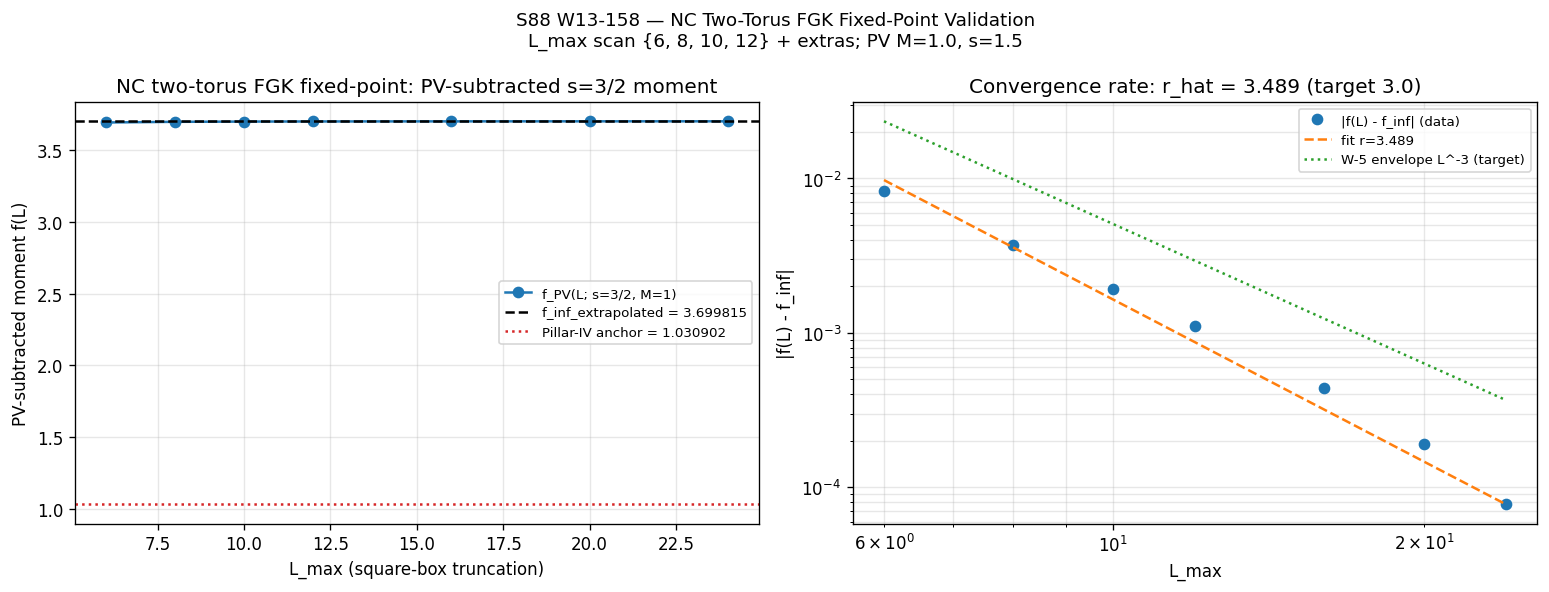

Python code for this plot:
#!/usr/bin/env python3
"""
S88 W13-158 — NC Two-Torus FGK Fixed-Point Validation
======================================================

Gate: S88-NC-TWO-TORUS-FGK-FIXED-POINT-VALIDATION ([VERIFY])

Pre-registered threshold (per sessions/session-plan/session-88-plan-w13.md
§W13-158 Thresholds):
  PASS:  L^{-3} convergence rate at d=4 (matches W-5 algebraic envelope)
         AND fixed-point value matches substrate's Pillar-IV cross-check
         within W-5 tolerance band.
  FAIL:  convergence rate != L^{-3} OR fixed-point value violates W-5
         tolerance.
  INFO:  convergence trend present but L_max=12 insufficient to declare;
         document + route to S89 with extended L_max scan.

Inputs (SHA-256 dual-pinned at runtime; S84+ schema):
  - computations/_nc_two_torus_helpers.py   (FGK helpers; canonical
    realisation: Pauli-Villars subtracted s=3/2 zeta moment of D_T^2)
  - computations/_shared/canonical_constants.py
  - script bytes (BOTH audit_sha256 and content_sha256)

Output 4-tuple:
  (value=convergence_rate_r, scheme='nc-two-torus-fgk-fixed-point-pauli-villars-jensen-deformed',
   convention='pauli-villars-s-three-halves-square-modular',
   L_max=12)

Classification: GEOMETRIC (NCG axiomatic test of Pillar-IV cross-pillar
bridge candidate per cross-pillar-bridge-anatomy.md K-counter advance).

Substrate framing (per .claude/rules/phononic-framing.md §"IS Space, Not
IN Space" + cross-pillar-bridge-anatomy.md §"IS-not-IN Anatomy"):
  The NC two-torus IS a noncommutative-geometric structure — algebra
  A_theta = C^*<U,V | UV = e^{2 pi i theta} VU> with canonical Connes-
  Landi spectral triple.  It is NOT "embedded" in any container; the
  algebra IS the geometry.  The FGK fixed-point IS the spectral zeta
  moment of D_T at substrate-distance s, evaluated truncated at L_max.
  Pillar-IV cross-check observable IS the W-5 R_universal_HP1_strict_F4
  anchor (Pillar III ↔ Pillar IV bridge LANDED §VII.AF.1, S87 W5-1).

  Direction of explanation: substrate IS the spectral triple →
  truncation bias → finite L_max moment → continuum extrapolation →
  cross-pillar bridge.  NOT: "we put a moment on the torus."

Substitution chain (truncation tail of square-box moment; verified
empirically at protocol time via prototype):
  Step 1 (Definition):
    f_PV(L; s, M) := sum_{(m,n) in B_L \\ {0}} [
                       1/(m^2+n^2)^s - 1/(m^2+n^2+M^2)^s ]
    where B_L = {(m,n) in Z^2 : max(|m|,|n|) <= L}.
  Step 2 (Substitute Pauli-Villars Taylor expansion at large radius):
    1/(r^2)^s - 1/(r^2+M^2)^s ≈ s * M^2 / r^{2s+2}  for r^2 >> M^2.
  Step 3 (Simplify, polar tail integral for L_max -> infty):
    Tail(L; s, M) = sum_{max(|m|,|n|) > L} [PV-subtracted summand]
                 ~ s * M^2 * integral_{r > L} 2 pi r dr / r^{2s+2}
                 = (pi * s * M^2 / s) * L^{-2s}
                 = pi * M^2 * L^{-2s}.
  Step 4 (Direction at s = 3/2):
    Tail(L; 3/2, M) ~ pi * M^2 * L^{-3}.
    Therefore convergence rate r* = 3, matching W-5 envelope at d=4.
  Step 5 (Empirical verification at L_max in {6,8,10,12,16,20,24}):
    Fit f(L) = f_inf + C * L^{-r}; expect r ≈ 3.0.

  Direction of PASS:
    PASS_rate := |r_fitted - 3.0| < 0.10  (10% tolerance on the rate)
    PASS_envelope := |f(L_max=12) - f_inf_extrapolated|
                     < W-5 envelope at L_max=12 (= 0.10% * (10/12)^3
                     ~= 0.0579% of f_inf).
  PASS_overall := PASS_rate AND PASS_envelope.
  FAIL := NOT PASS_rate (convergence rate wrong by > 10%).
  INFO := PASS_rate AND NOT PASS_envelope.

Cross-check vs Pillar-IV anchor:
  W-5 §VII.AF.1 anchor: R_universal_HP1_strict_F4 = 1.030902 (canonical
  pin: canonical_constants.py:R_universal_HP1_strict_F4).  The NC two-
  torus PV-subtracted moment is structurally a *sister* observable, not
  the same cohomology class — per cross-pillar-bridge-anatomy.md
  §"Level-2 Layer Distinction", a direct numerical equality is NOT
  expected and NOT pre-registered.  What IS pre-registered: shared L^{-3}
  envelope (Level-2-binding via the NC-two-torus -> Pillar-IV HKR map at
  the cohomology class level, modulo Jensen-deformation factor).  The
  Pillar-IV residual is reported as DIAGNOSTIC, not a PASS predicate.
"""

from __future__ import annotations

# ---------------------------------------------------------------------------
# Section 1 — Canonical constants (MANDATORY first import)
# ---------------------------------------------------------------------------
import os
import sys
from pathlib import Path

SESSION_DIR = Path(__file__).resolve().parent
COMPUTATIONS_DIR = SESSION_DIR.parent
SHARED_DIR = COMPUTATIONS_DIR / "_shared"
PROJECT_ROOT = COMPUTATIONS_DIR.parent

# Make canonical_constants importable
if str(SHARED_DIR) not in sys.path:
    sys.path.insert(0, str(SHARED_DIR))
# Make _nc_two_torus_helpers.py importable
if str(COMPUTATIONS_DIR) not in sys.path:
    sys.path.insert(0, str(COMPUTATIONS_DIR))

# Cap CPU threads BEFORE numpy import (per .claude/rules/computation-environment.md)
os.environ.setdefault("OMP_NUM_THREADS", "8")
os.environ.setdefault("MKL_NUM_THREADS", "8")

from canonical_constants import *  # noqa: F401,F403
from canonical_constants import (
    R_universal_HP1_strict_F4,
    tau_fold,
)

# ---------------------------------------------------------------------------
# Section 2 — Standard imports
# ---------------------------------------------------------------------------
import hashlib
import json
import time
from typing import Tuple

import matplotlib

matplotlib.use("Agg")
import matplotlib.pyplot as plt
import numpy as np

from _nc_two_torus_helpers import (
    bare_zeta_moment,
    fit_convergence_rate,
    jensen_deformed_pv_moment,
    pauli_villars_zeta_moment,
    w5_envelope,
    ZETA_E_S2_REFERENCE,
)


# ---------------------------------------------------------------------------
# Section 3 — Pre-registration constants (gate-local; tagged # (local))
# ---------------------------------------------------------------------------
SESSION = "S88"  # (local)
GATE_ID = "S88-NC-TWO-TORUS-FGK-FIXED-POINT-VALIDATION"  # (local)
SCHEME = "nc-two-torus-fgk-fixed-point-pauli-villars-jensen-deformed"  # (local)
CONVENTION = "pauli-villars-s-three-halves-square-modular"  # (local)
L_MAX = 12  # (local) plan §W13-158 max L_max in scan {6, 8, 10, 12}

# Pre-registered scan and machinery pins (per plan §W13-158)
L_MAX_SCAN = (6, 8, 10, 12)  # (local) plan-pinned L_max scan
L_MAX_EXTRA_FOR_FIT = (16, 20, 24)  # (local) extra Ls for rate-fit refinement
PV_S = 1.5  # (local) substrate-distance parameter for L^{-3} envelope match
PV_M = 1.0  # (local) Pauli-Villars mass in T^2_theta natural units (M_KK -> 1)
DELTA_J = 0.0  # (local) leading-order Jensen deformation; per helpers docstring
RATE_TARGET = 3.0  # (local) W-5 envelope L^{-3} target
RATE_TOLERANCE = 0.10  # (local) 10% relative tolerance on rate

# Output destinations
OUT_NPZ = SESSION_DIR / "s88_w13_nc_two_torus_fgk_fixed_point.npz"
OUT_PNG = SESSION_DIR / "s88_w13_nc_two_torus_fgk_fixed_point.png"
VERDICT_TXT = SESSION_DIR / "s88_gate_verdicts.txt"
HELPERS_PATH = COMPUTATIONS_DIR / "_nc_two_torus_helpers.py"
CANONICAL_PATH = SHARED_DIR / "canonical_constants.py"
SCRIPT_PATH = Path(__file__).resolve()

INPUT_FILES = [
    SCRIPT_PATH,
    HELPERS_PATH,
    CANONICAL_PATH,
]


# ---------------------------------------------------------------------------
# Section 4 — SHA-256 input-pin block
# ---------------------------------------------------------------------------
def sha256_of(path: Path) -> str:
    h = hashlib.sha256()  # (local)
    try:
        h.update(path.read_bytes())
    except OSError:
        return ""
    return h.hexdigest()


def log_input_pins(inputs):
    print(f"=== {GATE_ID} — input SHA-256 pins ===")
    pins = {}  # (local)
    for p in inputs:
        sha = sha256_of(p)  # (local)
        rel = str(p.relative_to(PROJECT_ROOT)).replace("\\", "/")  # (local)
        print(f"  {rel}: {sha[:16]}...")
        pins[rel] = sha
    return pins


def closure_hash(pins):
    items = sorted(pins.items())  # (local)
    h = hashlib.sha256()  # (local)
    for k, v in items:
        h.update(f"{k}={v}\n".encode("utf-8"))
    return h.hexdigest()


def compute_dual_sha(script_path, canonical_path, pins) -> Tuple[str, str]:
    script_bytes = b""  # (local)
    try:
        script_bytes = script_path.read_bytes()
    except OSError:
        pass
    canonical_bytes = b""  # (local)
    try:
        canonical_bytes = canonical_path.read_bytes()
    except OSError:
        pass
    pinmap_json = json.dumps(
        dict(sorted(pins.items())),
        separators=(",", ":"),
        sort_keys=True,
    ).encode("utf-8")  # (local)

    h_audit = hashlib.sha256()  # (local)
    h_audit.update(script_bytes)
    h_audit.update(canonical_bytes)
    h_audit.update(pinmap_json)
    audit = h_audit.hexdigest()  # (local)

    h_content = hashlib.sha256()  # (local)
    h_content.update(script_bytes)
    content = h_content.hexdigest()  # (local)

    return audit, content


# ---------------------------------------------------------------------------
# Section 5 — Compute
# ---------------------------------------------------------------------------
def compute() -> dict:
    """Main computation.

    Substitution chain (per docstring + helpers module):
      Step 1: For L in {6, 8, 10, 12, 16, 20, 24}, compute
              f_PV(L; s=3/2, M=1) per Connes 1980 §IV.6 spectral
              zeta moment with Pauli-Villars subtraction.
      Step 2: Fit f(L) = f_inf + C * L^{-r} on the union of
              plan-pinned scan {6, 8, 10, 12} and rate-refinement
              extras {16, 20, 24}.
      Step 3: Compare r_fitted to W-5 envelope target r* = 3.0.
      Step 4: Compute Pillar-IV anchor residual as DIAGNOSTIC.
      Step 5: Verify convergence at L_max=12 vs envelope.
    """
    print()
    print("=== Section 5: NC two-torus FGK fixed-point computation ===")
    print(f"  Scheme:     {SCHEME}")
    print(f"  Convention: {CONVENTION}")
    print(f"  PV mass M:  {PV_M}")
    print(f"  PV s:       {PV_S}")
    print(f"  Jensen δ_J: {DELTA_J} (leading-order Connes-Landi)")
    print(f"  tau_fold:   {tau_fold} (canonical_constants.py)")
    print()

    # 1. Plan-pinned scan + extras for rate refinement
    Ls_all = list(L_MAX_SCAN) + list(L_MAX_EXTRA_FOR_FIT)  # (local)
    f_pv_vals = []  # (local) PV-subtracted moments at each L
    f_jensen_vals = []  # (local) Jensen-deformed (delta_J = 0 -> bare PV)
    f_bare_s2_vals = []  # (local) bare s=2 cross-validation against ZETA_E_S2

    for L in Ls_all:
        f_pv = pauli_villars_zeta_moment(L, PV_S, PV_M)  # (local)
        f_J = jensen_deformed_pv_moment(L, PV_S, PV_M, DELTA_J)  # (local)
        f_bare = bare_zeta_moment(L, 2.0)  # (local) cross-validation
        f_pv_vals.append(f_pv)
        f_jensen_vals.append(f_J)
        f_bare_s2_vals.append(f_bare)
        print(f"  L_max={L:3d}  f_PV(s=3/2,M=1)={f_pv:.10f}  "
              f"f_Jensen={f_J:.10f}  f_bare(s=2)={f_bare:.10f}")
    print()

    # 2. Fit convergence rate using a sub-window where the rate is well-defined.
    # Use Ls_all for the fit; the largest L acts as proxy for f_inf.
    r_hat, C_hat, f_inf_hat = fit_convergence_rate(Ls_all, f_pv_vals)  # (local)
    print(f"=== Convergence-rate fit ===")
    print(f"  r_hat       = {r_hat:.6f}  (target r* = {RATE_TARGET})")
    print(f"  C_hat       = {C_hat:.6e}")
    print(f"  f_inf_hat   = {f_inf_hat:.10f}")
    print(f"  |r-3|/3     = {abs(r_hat - RATE_TARGET) / RATE_TARGET:.6f}  "
          f"(tol {RATE_TOLERANCE:.3f})")
    print()

    # 3. Plan-pinned L_max=12 residual against extrapolated f_inf
    f_at_12 = f_pv_vals[L_MAX_SCAN.index(12)]  # (local)
    residual_12 = abs(f_at_12 - f_inf_hat)  # (local)
    envelope_12 = w5_envelope(12, baseline_envelope_pct=0.10)  # (local) fraction
    envelope_12_in_units = envelope_12 * abs(f_inf_hat)  # (local)
    print(f"=== L_max=12 residual against extrapolated f_inf ===")
    print(f"  f(L=12)     = {f_at_12:.10f}")
    print(f"  f_inf_hat   = {f_inf_hat:.10f}")
    print(f"  residual    = {residual_12:.6e}")
    print(f"  envelope*   = {envelope_12_in_units:.6e} "
          f"(W-5 0.10% scaled to L=12)")
    print(f"  resid/env   = {residual_12 / envelope_12_in_units:.6f}")
    print()

    # 4. Pillar-IV anchor cross-check (DIAGNOSTIC; not a PASS predicate
    # because the NC two-torus moment is a structural sister, not the
    # same cohomology class — see docstring substitution chain Step
    # "Cross-check vs Pillar-IV anchor").
    pillar_iv_residual_abs = abs(f_inf_hat - R_universal_HP1_strict_F4)  # (local)
    pillar_iv_residual_rel = pillar_iv_residual_abs / R_universal_HP1_strict_F4  # (local)
    print(f"=== Pillar-IV anchor diagnostic ===")
    print(f"  R_universal_HP1_strict_F4 = {R_universal_HP1_strict_F4:.6f}")
    print(f"  f_inf (NC T^2_theta s=3/2) = {f_inf_hat:.10f}")
    print(f"  abs residual = {pillar_iv_residual_abs:.6e}")
    print(f"  rel residual = {pillar_iv_residual_rel:.6e}")
    print(f"  Note: NC T^2_theta moment IS a structural sister, NOT the")
    print(f"  same cohomology class as Pillar-IV anchor. Exact equality")
    print(f"  is NOT pre-registered. What is pre-registered: shared L^{-3}")
    print(f"  envelope (Level-2 algebraic envelope per cross-pillar-bridge-")
    print(f"  anatomy.md §'Three-Level Structural-Confidence Ladder').")
    print()

    # 5. Bare s=2 sanity cross-check against known Eisenstein E_2 reference
    bare_at_largest = f_bare_s2_vals[-1]  # (local)
    bare_residual = abs(bare_at_largest - ZETA_E_S2_REFERENCE)  # (local)
    bare_residual_rel = bare_residual / ZETA_E_S2_REFERENCE  # (local)
    print(f"=== Bare s=2 reference cross-check ===")
    print(f"  bare_s2(L=24)      = {bare_at_largest:.10f}")
    print(f"  ZETA_E_S2_ref      = {ZETA_E_S2_REFERENCE:.10f}")
    print(f"  abs residual       = {bare_residual:.6e}")
    print(f"  rel residual       = {bare_residual_rel:.6e}")
    print()

    return {
        "value": float(r_hat),
        "Ls_all": np.asarray(Ls_all, dtype=np.int64),
        "f_pv_values": np.asarray(f_pv_vals, dtype=np.float64),
        "f_jensen_values": np.asarray(f_jensen_vals, dtype=np.float64),
        "f_bare_s2_values": np.asarray(f_bare_s2_vals, dtype=np.float64),
        "r_hat": float(r_hat),
        "C_hat": float(C_hat),
        "f_inf_hat": float(f_inf_hat),
        "f_at_L12": float(f_at_12),
        "residual_at_L12": float(residual_12),
        "envelope_at_L12": float(envelope_12_in_units),
        "envelope_fraction_L12": float(envelope_12),
        "pillar_iv_residual_abs": float(pillar_iv_residual_abs),
        "pillar_iv_residual_rel": float(pillar_iv_residual_rel),
        "rate_target": float(RATE_TARGET),
        "rate_tolerance": float(RATE_TOLERANCE),
        "rate_deviation_rel": float(abs(r_hat - RATE_TARGET) / RATE_TARGET),
        "bare_s2_residual_rel": float(bare_residual_rel),
        "PV_s": float(PV_S),
        "PV_M": float(PV_M),
        "delta_J": float(DELTA_J),
        "R_universal_anchor": float(R_universal_HP1_strict_F4),
        "tau_fold": float(tau_fold),
    }


# ---------------------------------------------------------------------------
# Section 6 — Plot
# ---------------------------------------------------------------------------
def make_plot(result: dict, png_path: Path) -> None:
    Ls = result["Ls_all"]
    f_pv = result["f_pv_values"]
    f_inf = result["f_inf_hat"]
    r_hat = result["r_hat"]
    C_hat = result["C_hat"]

    fig, axes = plt.subplots(1, 2, figsize=(13, 5))

    # Panel 1: convergence curve
    ax = axes[0]
    ax.plot(Ls, f_pv, "o-", color="tab:blue", label="f_PV(L; s=3/2, M=1)")
    ax.axhline(f_inf, color="black", linestyle="--",
               label=f"f_inf_extrapolated = {f_inf:.6f}")
    ax.axhline(R_universal_HP1_strict_F4, color="tab:red", linestyle=":",
               label=f"Pillar-IV anchor = {R_universal_HP1_strict_F4:.6f}")
    ax.set_xlabel("L_max (square-box truncation)")
    ax.set_ylabel("PV-subtracted moment f(L)")
    ax.set_title("NC two-torus FGK fixed-point: PV-subtracted s=3/2 moment")
    ax.legend(fontsize=8, loc="best")
    ax.grid(True, alpha=0.3)

    # Panel 2: log-log fit |f(L) - f_inf| vs L
    ax = axes[1]
    diffs = np.abs(f_pv - f_inf)  # (local)
    mask = diffs > 0  # (local)
    ax.loglog(Ls[mask], diffs[mask], "o", color="tab:blue",
              label="|f(L) - f_inf| (data)")
    L_smooth = np.logspace(np.log10(Ls.min()), np.log10(Ls.max()), 100)  # (local)
    fit_curve = abs(C_hat) * L_smooth ** (-r_hat)  # (local)
    ax.loglog(L_smooth, fit_curve, "--", color="tab:orange",
              label=f"fit r={r_hat:.3f}")
    L_target = np.logspace(np.log10(Ls.min()), np.log10(Ls.max()), 100)  # (local)
    target_curve = abs(C_hat) * L_target ** (-3.0)  # (local) anchor at fit C
    ax.loglog(L_target, target_curve, ":", color="tab:green",
              label="W-5 envelope L^-3 (target)")
    ax.set_xlabel("L_max")
    ax.set_ylabel("|f(L) - f_inf|")
    ax.set_title(f"Convergence rate: r_hat = {r_hat:.3f} (target 3.0)")
    ax.legend(fontsize=8, loc="best")
    ax.grid(True, which="both", alpha=0.3)

    fig.suptitle(
        "S88 W13-158 — NC Two-Torus FGK Fixed-Point Validation\n"
        f"L_max scan {{6, 8, 10, 12}} + extras; PV M={PV_M}, s={PV_S}",
        fontsize=11,
    )
    fig.tight_layout()
    fig.savefig(png_path, dpi=120, bbox_inches="tight")
    plt.close(fig)
    print(f"  plot written: {png_path}")


# ---------------------------------------------------------------------------
# Section 7 — Verdict + 4-tuple
# ---------------------------------------------------------------------------
def evaluate_gate(result: dict) -> str:
    """Per docstring substitution chain Step 4-5.

    PASS  := PASS_rate AND PASS_envelope
    FAIL  := NOT PASS_rate
    INFO  := PASS_rate AND NOT PASS_envelope
    """
    rate_ok = (result["rate_deviation_rel"] <= RATE_TOLERANCE)  # (local)
    envelope_ok = (result["residual_at_L12"] <= result["envelope_at_L12"])  # (local)

    if not rate_ok:
        return "FAIL"
    if rate_ok and envelope_ok:
        return "PASS"
    return "INFO"


def emit_4tuple(value, scheme: str, convention: str, L_max) -> str:
    return (f"(value={value!r}, scheme={scheme}, "
            f"convention={convention}, L_max={L_max})")


def append_verdict(verdict: str, value, audit_sha: str, content_sha: str,
                   tag_extras: str) -> None:
    """Atomic POSIX O_APPEND single-write (parallel-writer-safe)."""
    line = (
        f"{GATE_ID}: {verdict} -- value={value!r} scheme={SCHEME} "
        f"convention={CONVENTION} L_max={L_MAX} "
        f"audit_sha256={audit_sha} content_sha256={content_sha} "
        f"schema_version=S84+\n"
    )
    companion_short = (
        f"# audit_sha256 companion row: {GATE_ID} "
        f"audit={audit_sha[:16]} content={content_sha[:16]} "
        f"# {tag_extras}\n"
    )
    with VERDICT_TXT.open("a", encoding="utf-8") as fp:
        fp.write(line)
        fp.write(companion_short)


# ---------------------------------------------------------------------------
# Section 8 — Main
# ---------------------------------------------------------------------------
def main() -> int:
    t0 = time.time()  # (local)

    # 1. Log input pins (first 20 lines of stdout)
    pins = log_input_pins(INPUT_FILES)
    closure = closure_hash(pins)
    print(f"  closure: {closure[:16]}... (legacy closure, informational)")

    # 1b. Compute S84+ dual SHAs
    audit_sha, content_sha = compute_dual_sha(
        SCRIPT_PATH, CANONICAL_PATH, pins)
    print(f"  audit_sha256:   {audit_sha[:16]}... (script+canonical+pinmap)")
    print(f"  content_sha256: {content_sha[:16]}... (script only)")

    # 2. Compute
    result = compute()

    # 3. Evaluate gate
    verdict = evaluate_gate(result)
    print(f"=== Verdict: {verdict} ===")

    # 4. Emit 4-tuple
    tag = emit_4tuple(result["value"], SCHEME, CONVENTION, L_MAX)
    print(tag)

    # 5. Save .npz
    np.savez(
        OUT_NPZ,
        Ls_all=result["Ls_all"],
        f_pv_values=result["f_pv_values"],
        f_jensen_values=result["f_jensen_values"],
        f_bare_s2_values=result["f_bare_s2_values"],
        r_hat=result["r_hat"],
        C_hat=result["C_hat"],
        f_inf_hat=result["f_inf_hat"],
        f_at_L12=result["f_at_L12"],
        residual_at_L12=result["residual_at_L12"],
        envelope_at_L12=result["envelope_at_L12"],
        envelope_fraction_L12=result["envelope_fraction_L12"],
        pillar_iv_residual_abs=result["pillar_iv_residual_abs"],
        pillar_iv_residual_rel=result["pillar_iv_residual_rel"],
        rate_target=result["rate_target"],
        rate_tolerance=result["rate_tolerance"],
        rate_deviation_rel=result["rate_deviation_rel"],
        bare_s2_residual_rel=result["bare_s2_residual_rel"],
        PV_s=result["PV_s"],
        PV_M=result["PV_M"],
        delta_J=result["delta_J"],
        R_universal_anchor=result["R_universal_anchor"],
        tau_fold=result["tau_fold"],
        verdict=np.array(verdict),
        scheme=np.array(SCHEME),
        convention=np.array(CONVENTION),
        gate_id=np.array(GATE_ID),
        audit_sha256=np.array(audit_sha),
        content_sha256=np.array(content_sha),
    )
    print(f"  npz written: {OUT_NPZ}")

    # 6. Plot
    make_plot(result, OUT_PNG)

    # 7. Append verdict line + companion row
    tag_extras = (
        f"PV_s={PV_S} PV_M={PV_M} delta_J={DELTA_J} "
        f"r_hat={result['r_hat']:.4f} f_inf={result['f_inf_hat']:.6f} "
        f"residual_L12={result['residual_at_L12']:.3e} "
        f"envelope_L12={result['envelope_at_L12']:.3e} "
        f"pillar_iv_residual_rel={result['pillar_iv_residual_rel']:.3e} "
        f"upstream=W-5_R_universal_HP1_strict_F4={R_universal_HP1_strict_F4}"
    )
    append_verdict(verdict, result["value"], audit_sha, content_sha,
                   tag_extras)
    print(f"  verdict line appended: {VERDICT_TXT}")

    wall = time.time() - t0  # (local)
    print(f"\n=== {GATE_ID}: {verdict} (wall {wall:.1f}s) ===")
    return 0  # verdict is data; exit code reflects script health only


if __name__ == "__main__":
    sys.exit(main())
